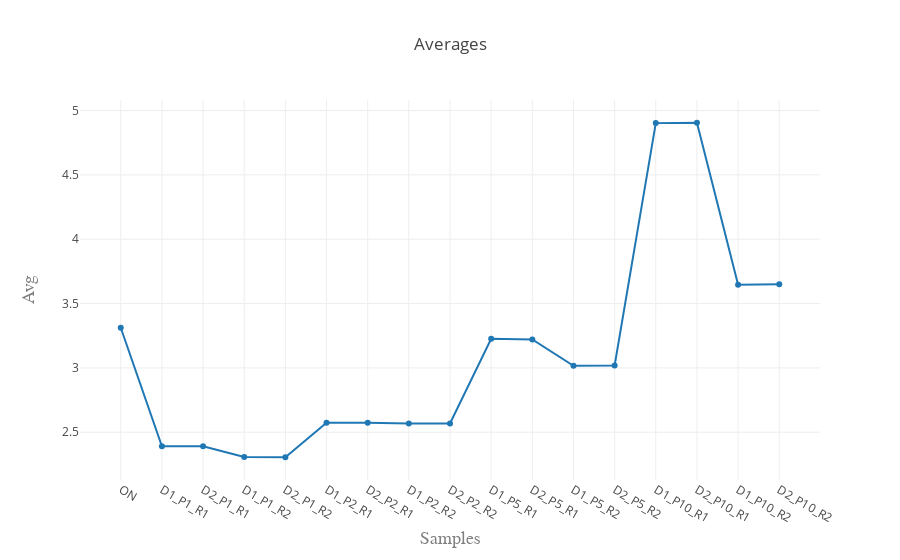

Source (notebook cell):
### Markdown cell above
# Médias obtidas

### Code cell
avg_layout = go.Layout(
    title='Averages',
    xaxis=dict(
        title='Samples',
        titlefont=dict(
            family='Courier New, monospace',
            size=18,
            color='#7f7f7f'
        )
    ),
    yaxis=dict(
        title='Avg',
        titlefont=dict(
            family='Courier New, monospace',
            size=18,
            color='#7f7f7f'
        )
    )
)
iplot({
    "data":[go.Scatter(
        x=['ON','D1_P1_R1','D2_P1_R1','D1_P1_R2','D2_P1_R2','D1_P2_R1','D2_P2_R1','D1_P2_R2','D2_P2_R2','D1_P5_R1','D2_P5_R1','D1_P5_R2','D2_P5_R2','D1_P10_R1','D2_P10_R1','D1_P10_R2','D2_P10_R2'],
        y=avg_amount)],
    "layout":avg_layout
})

### Figure 1 — Plotly figure (JSON) as saved in the notebook; plotly's stock layout.template omitted (floating-point values rounded to 4 significant figures)
{"data": [{"type": "scatter", "uid": "90c1aa56-41fc-4014-9d11-58d00251b497", "x": ["ON", "D1_P1_R1", "D2_P1_R1", "D1_P1_R2", "D2_P1_R2", "D1_P2_R1", "D2_P2_R1", "D1_P2_R2", "D2_P2_R2", "D1_P5_R1", "D2_P5_R1", "D1_P5_R2", "D2_P5_R2", "D1_P10_R1", "D2_P10_R1", "D1_P10_R2", "D2_P10_R2"], "y": [3.312, 2.391, 2.392, 2.307, 2.306, 2.574, 2.574, 2.567, 2.568, 3.226, 3.221, 3.017, 3.019, 4.902, 4.905, 3.647, 3.65]}], "layout": {"title": "Averages", "xaxis": {"title": "Samples", "titlefont": {"color": "#7f7f7f", "family": "Courier New, monospace", "size": 18}}, "yaxis": {"title": "Avg", "titlefont": {"color": "#7f7f7f", "family": "Courier New, monospace", "size": 18}}}}
